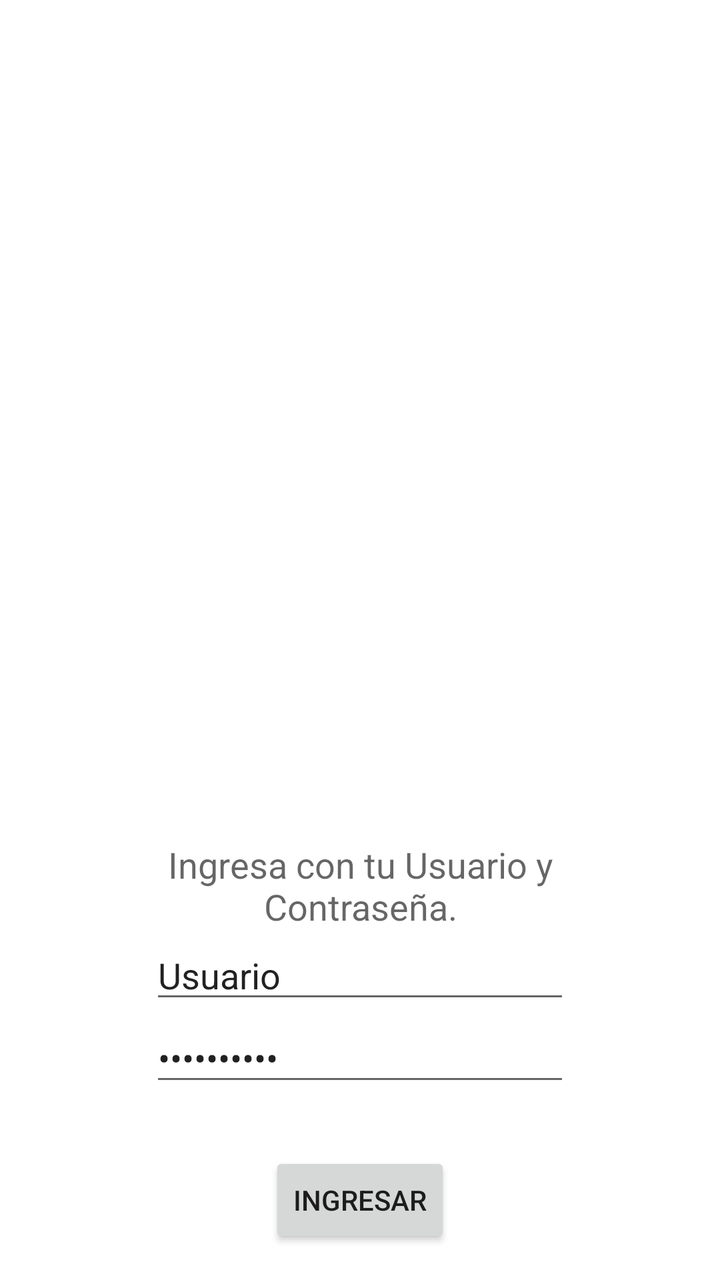
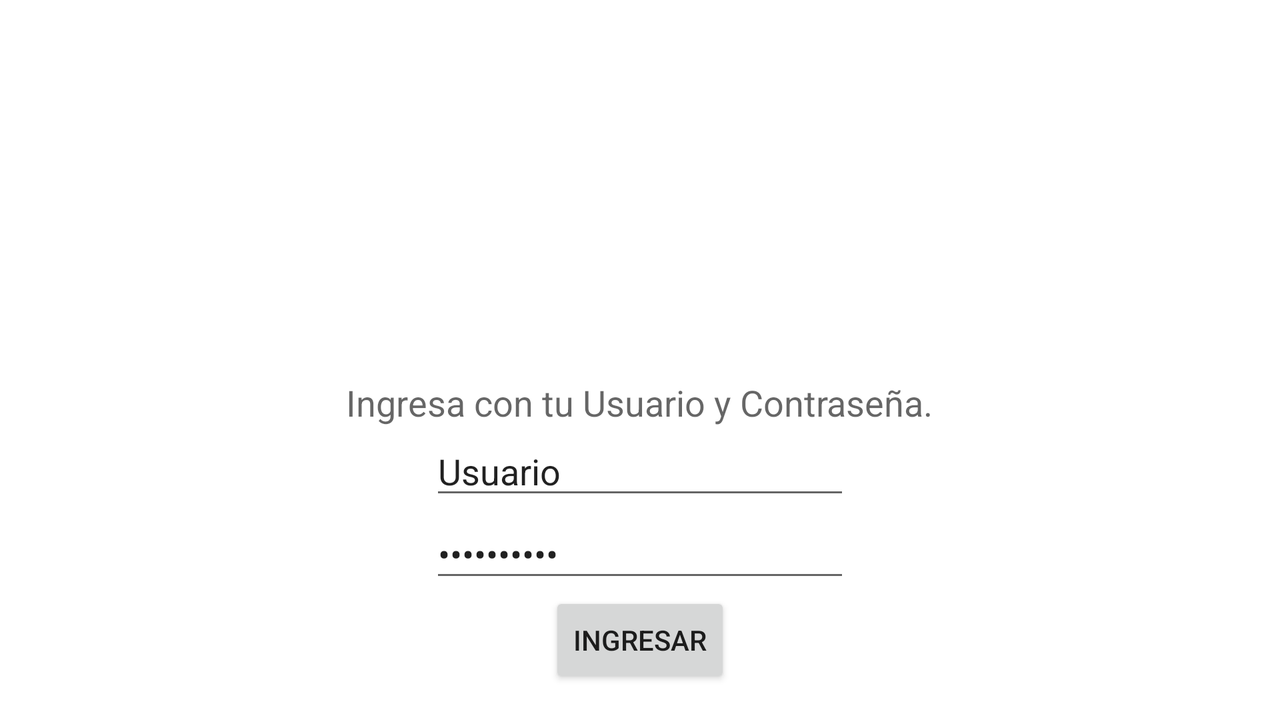

Two renders of one Android screen. The first uses the default layout on a phone; the second uses the alternative layout the repository ships for a different screen configuration, on a matching device. The two XML files are below.
<!-- AndroidManifest.xml: application theme AppTheme -->
<!-- res/layout/activity_main.xml -->
<?xml version="1.0" encoding="utf-8"?>
<RelativeLayout xmlns:android="http://schemas.android.com/apk/res/android"
    xmlns:tools="http://schemas.android.com/tools"
    android:layout_width="match_parent"
    android:layout_height="match_parent"
    android:paddingBottom="@dimen/activity_vertical_margin"
    android:paddingLeft="@dimen/activity_horizontal_margin"
    android:paddingRight="@dimen/activity_horizontal_margin"
    android:paddingTop="@dimen/activity_vertical_margin"
    tools:context="com.example.phoenix.alzhfinder.MainActivity"
    android:background="#ffffff">

    <EditText
        android:layout_width="wrap_content"
        android:layout_height="wrap_content"
        android:inputType="textPassword"
        android:ems="10"
        android:id="@+id/editText"
        android:layout_alignParentBottom="true"
        android:layout_centerHorizontal="true"
        android:layout_marginBottom="76dp"
        android:text="@string/passwd_login" />

    <EditText
        android:layout_width="wrap_content"
        android:layout_height="wrap_content"
        android:id="@+id/editText2"
        android:layout_above="@+id/editText"
        android:layout_alignLeft="@+id/editText"
        android:layout_alignStart="@+id/editText"
        android:layout_alignRight="@+id/editText"
        android:layout_alignEnd="@+id/editText"
        android:text="@string/usuario_login" />

    <Button
        android:layout_width="wrap_content"
        android:layout_height="wrap_content"
        android:text="@string/boton_login"
        android:id="@+id/ingresar"
        android:layout_alignParentBottom="true"
        android:layout_centerHorizontal="true" />

    <TextView
        android:layout_width="wrap_content"
        android:layout_height="wrap_content"
        android:textAppearance="?android:attr/textAppearanceMedium"
        android:text="@string/mensaje_login"
        android:id="@+id/textView"
        android:layout_above="@+id/editText2"
        android:layout_alignLeft="@+id/editText2"
        android:layout_alignStart="@+id/editText2"
        android:layout_alignRight="@+id/editText2"
        android:layout_alignEnd="@+id/editText2"
        android:textAlignment="center" />

    <ImageView
        android:layout_width="wrap_content"
        android:layout_height="wrap_content"
        android:id="@+id/imageView"
        android:background="@mipmap/als_logo1"
        android:layout_above="@+id/textView"
        android:layout_centerHorizontal="true"
        android:layout_marginBottom="44dp" />
</RelativeLayout>
<!-- resources referenced by this layout -->
<resources>
  <dimen name="activity_horizontal_margin">16dp</dimen>
  <dimen name="activity_vertical_margin">16dp</dimen>
  <string name="boton_login">Ingresar</string>
  <string name="mensaje_login">Ingresa con tu Usuario y Contraseña.</string>
  <string name="passwd_login">Contraseña</string>
  <string name="usuario_login">Usuario</string>
  <style name="AppTheme" parent="Theme.AppCompat.Light.DarkActionBar">
          <item name="windowActionBar">false</item>
          <item name="windowNoTitle">true</item>
  
          <item name="colorPrimary">@color/colorPrimary</item>
          <item name="colorPrimaryDark">@color/colorPrimaryDark</item>
          <item name="colorAccent">@color/colorAccent</item>
      </style>
</resources>
<!-- res/layout-land/activity_main.xml (the repository's variant of the layout above) -->
<!-- drawn on the phone turned sideways -->
<?xml version="1.0" encoding="utf-8"?>
<RelativeLayout xmlns:android="http://schemas.android.com/apk/res/android"
    xmlns:tools="http://schemas.android.com/tools"
    android:layout_width="match_parent"
    android:layout_height="match_parent"
    android:paddingBottom="@dimen/activity_vertical_margin"
    android:paddingLeft="@dimen/activity_horizontal_margin"
    android:paddingRight="@dimen/activity_horizontal_margin"
    android:paddingTop="@dimen/activity_vertical_margin"
    tools:context="com.example.phoenix.alzhfinder.MainActivity"
    android:background="#ffffff">

    <EditText
        android:layout_width="wrap_content"
        android:layout_height="wrap_content"
        android:inputType="textPassword"
        android:ems="10"
        android:id="@+id/editText"
        android:text="@string/passwd_login"
        android:layout_above="@+id/button"
        android:layout_centerHorizontal="true" />

    <EditText
        android:layout_width="wrap_content"
        android:layout_height="wrap_content"
        android:id="@+id/editText2"
        android:layout_above="@+id/editText"
        android:layout_alignLeft="@+id/editText"
        android:layout_alignStart="@+id/editText"
        android:layout_alignRight="@+id/editText"
        android:layout_alignEnd="@+id/editText"
        android:text="@string/usuario_login" />

    <Button
        android:layout_width="wrap_content"
        android:layout_height="wrap_content"
        android:text="@string/boton_login"
        android:id="@+id/button"
        android:layout_alignParentBottom="true"
        android:layout_centerHorizontal="true" />

    <TextView
        android:layout_width="wrap_content"
        android:layout_height="wrap_content"
        android:textAppearance="?android:attr/textAppearanceMedium"
        android:text="@string/mensaje_login"
        android:id="@+id/textView"
        android:textAlignment="center"
        android:layout_above="@+id/editText2"
        android:layout_centerHorizontal="true" />

    <ImageView
        android:layout_width="wrap_content"
        android:layout_height="wrap_content"
        android:id="@+id/imageView"
        android:background="@mipmap/als_logo1"
        android:layout_centerHorizontal="true"
        android:layout_above="@+id/textView" />
</RelativeLayout>
